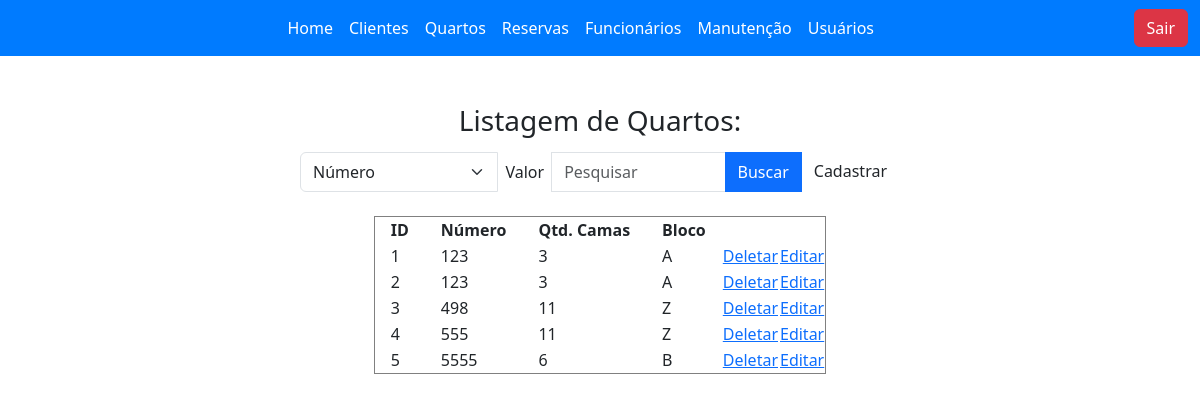
/view/quartosList.php, run on an earlier commit of the app's database.
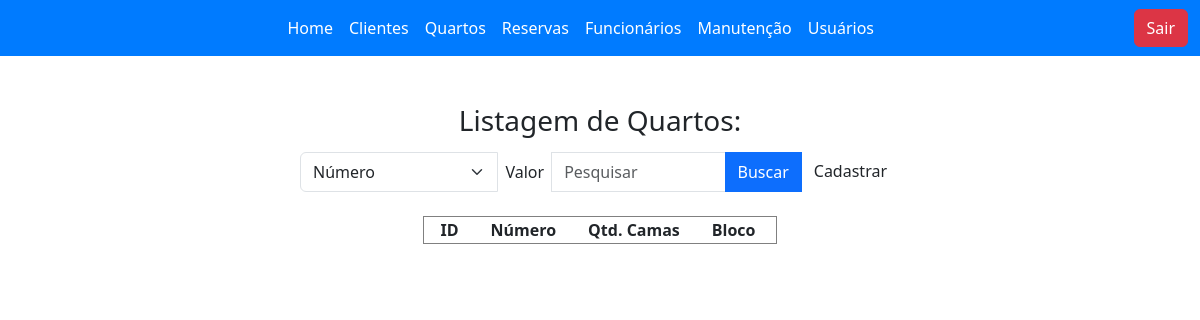
And on a later commit of the database.
### tables this page shows
CREATE TABLE `quartos` (
  `id` mediumint(9) NOT NULL,
  `num` int(11) NOT NULL,
  `bloco` varchar(43) NOT NULL,
  `camas` int(11) NOT NULL
);

### model/DB.class.php (called while the page is built, shortened)
<?php
class BD
{
    private $host = "php-mysql";
    private $dbname = "db_aula";
    private $port = 3306;
    private $usuario = "root";
    private $senha = "root";
    private $db_charset = "utf8";
    public function conn()
    {
        $conn = "mysql:host=$this->host;dbname=$this->dbname;port=$this->port";
        return new PDO(
            $conn,
            $this->usuario,
            $this->senha,
            [PDO::MYSQL_ATTR_INIT_COMMAND => "SET NAMES " . $this->db_charset]
        );
    }
    public function select($nome_tabela)
    {
        $conn = $this->conn();
        $sql = "SELECT * FROM $nome_tabela;";
        $st = $conn->prepare($sql);
        $st->execute();
        return $st->fetchAll(PDO::FETCH_CLASS);
    }
}

### controller/quartosController.php (called while the page is built, shortened)
<?php
include "../model/DB.class.php";
class quartosController
{
    private $model;
    private $table = "quartos";
    public function __construct()
    {
        $this->model = new BD();
    }
    public function carregar()
    {
        return $this->model->select($this->table);
    }
}

### view/quartosList.php (the view, shortened to what this page needs)
<?php
include_once '../controller/quartosController.php';
include "base/header.php";
$quartos = new quartosController();
if (!empty($_POST)) {
    $load = $quartos->pesquisar($_POST);
} else {
    $load = $quartos->carregar();
}
?>
<div class="p-5 w-100 d-flex justify-content-center">
    <h3 style="margin-bottom: -3rem;">Listagem de Quartos:</h3>
</div>
<div class="d-flex w-100 justify-content-center">
    <div class="d-flex w-50 justify-content-center flex-wrap">
        <form action="quartosList.php" class="mb-4" method="post">
            <div class="input-group">
                <select name="campo" class="form-select">
                    <option value="num">Número</option>
                </select>
                <label class="p-2">Valor</label>
                <input type="text" name="valor" placeholder="Pesquisar" class="form-control" />
                <button type="submit" class="btn btn-primary">Buscar</button>
                <a class="btn btn-tertiary" href="./quartosForm.php">Cadastrar</a>
            </div>
        </form>
        <table border="1" style="margin-bottom:3rem;">
            <tr>
                <th style="padding-left: 1rem; padding-right: 1rem;">ID</th>
                <th style="padding-left: 1rem; padding-right: 1rem;">Número</th>
                <th style="padding-left: 1rem; padding-right: 1rem;">Qtd. Camas</th>
                <th style="padding-left: 1rem; padding-right: 1rem;">Bloco</th>
                <th></th>
                <th></th>
            </tr>
            <?php
            foreach ($load as $item) {
                echo "<tr>";
                echo "<td style='padding-left: 1rem; padding-right: 1rem;'>" . $item->id . "</td>";
                echo "<td style='padding-left: 1rem; padding-right: 1rem;'>" . $item->num . "</td>";
                echo "<td style='padding-left: 1rem; padding-right: 1rem;'>" . $item->camas . "</td>";
                echo "<td style='padding-left: 1rem; padding-right: 1rem;'>" . $item->bloco . "</td>";
                echo "<td><a onclick='return confirm(\"Deseja Excluir? \")' href='quartosList.php?id=$item->id'>Deletar</a></td>";
                echo "<td><a href='quartosForm.php?id=$item->id'>Editar</a></td>";
                echo "<tr>";
            }
            ?>
        </table>
    </div>
</div>

What changed in the data, as far as the page shows it:
removed quartos: id "1", num "123", camas "3", bloco "A"
removed quartos: id "2", num "123", camas "3", bloco "A"
removed quartos: id "3", num "498", camas "11", bloco "Z"
removed quartos: id "4", num "555", camas "11", bloco "Z"
removed quartos: id "5", num "5555", camas "6", bloco "B"
